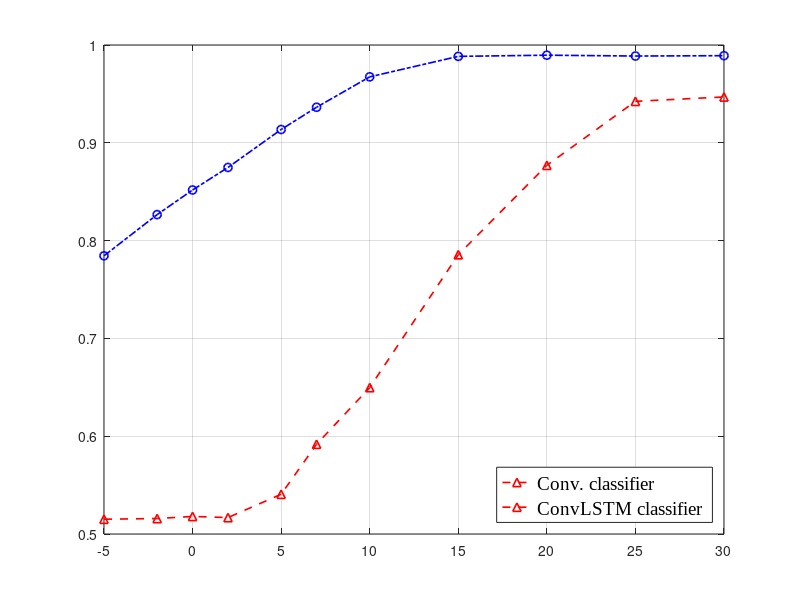

This figure's MATLAB source: (Note: this script raises an error after producing the figure.)
acc_conv = importdata('data/test_data_conv.txt');
SNRs = importdata('data/SNRs.txt');
acc_convlstm = importdata('data/test_data_conv_lstm.txt');

figure()
set(gca,'fontname','times new roman');  
plot(SNRs, acc_conv, "r--^", 'LineWidth',1.2);
hold on;
plot(SNRs, acc_convlstm, 'bo-.', 'LineWidth',1.2);
grid on;
legend('Conv. classifier', 'ConvLSTM classifier', ...
    'location', 'southeast', 'fontsize', 14, ...
    'fontname', 'times new roman');
ax = gca;
ax.GridLineWidth = 2;
ax.YAxis.FontSize = 12;
ax.XAxis.FontSize = 12;
xlabel('SNR [dB]', 'fontname', 'times new roman', 'fontsize', 15);
ylabel('Accuracy', 'fontname', 'times new roman', 'fontsize', 15);


exportgraphics(gcf,'figures/accuracy_vs_snr.png', 'Resolution',800);